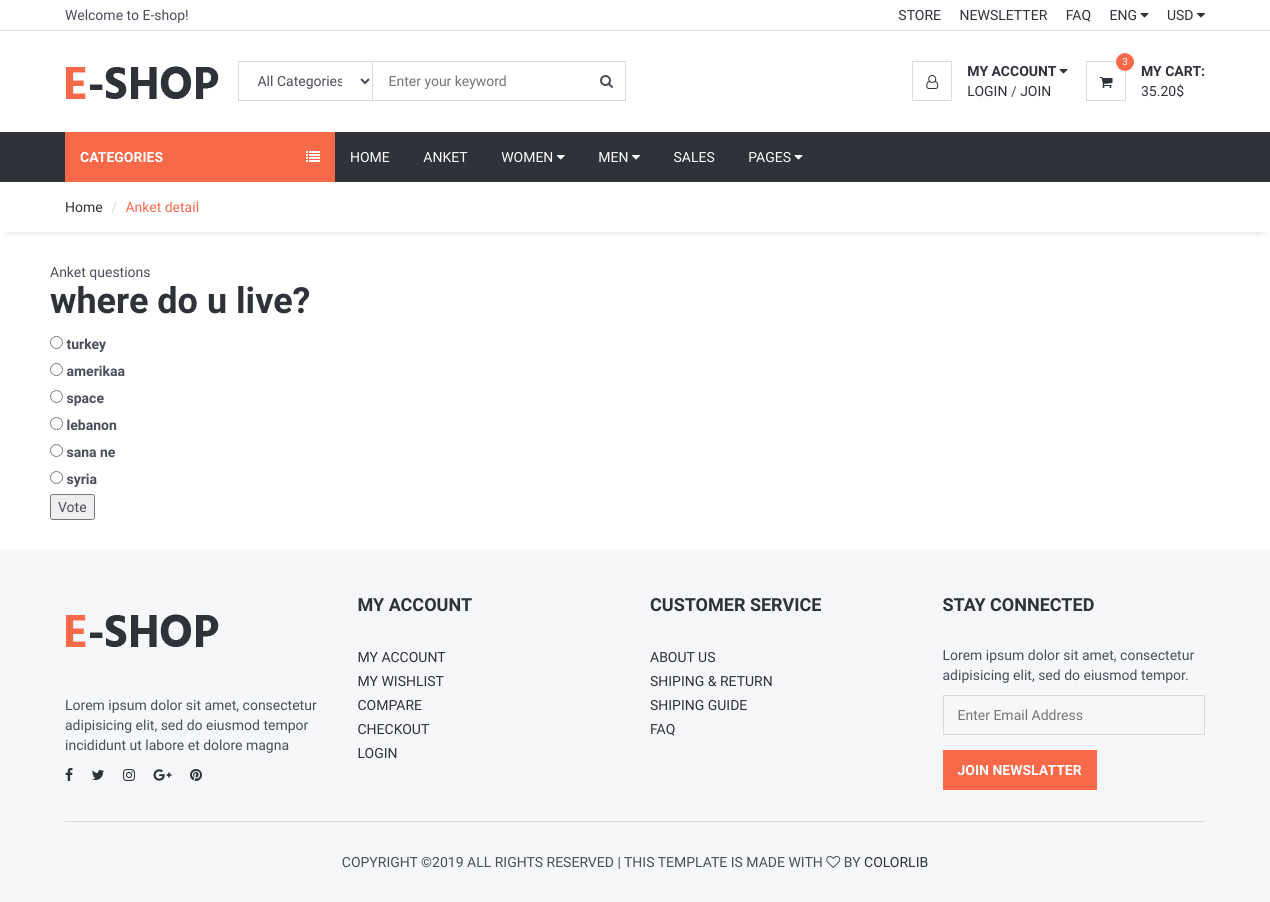
The page /polls/1/ on the database its author committed.
### polls/models.py (models this page shows, shortened)
class Question(models.Model):
    question_text = models.CharField(max_length=200)
    pub_date = models.DateTimeField('date published')
    def was_published_recently(self):
        now = timezone.now()
        return now - datetime.timedelta(days=1) <= self.pub_date <= now
    was_published_recently.admin_order_field = 'pub_date'
    was_published_recently.boolean = True
    was_published_recently.short_description = 'Published recently?'

class Choice(models.Model):
    question = models.ForeignKey(Question, on_delete=models.CASCADE)
    choice_text = models.CharField(max_length=200)
    votes = models.IntegerField(default=0)

### polls/views.py (the view)
# urls.py: path('<int:question_id>/', views.detail, name='detail'),
def detail(request, question_id):
    question = get_object_or_404(Question, pk=question_id)
    return render(request, 'polls/detail.html', {'question': question})

### polls/templates/polls/detail.html (shortened to what this page needs)
{% extends "homebase.html" %}
{% block sidebar %}
    {% include "sidebar.html" %}
{% endblock %}
{% block body %}
    <div id="breadcrumb">
        <div class="container">
            <ul class="breadcrumb">
                <li><a href="/">Home</a></li>
                <li class="active">Anket detail</li>
            </ul>
        </div>
    </div>
    <div class="section">
        <div class="container">
            <div class="row">
                Anket questions<br>
                <h1>{{ question.question_text }}</h1>
                <form action="{% url 'polls:vote' question.id %}" method="post">
                    {% for choice in question.choice_set.all %}
                        <input type="radio" name="choice" id="choice{{ forloop.counter }}" value="{{ choice.id }}">
                        <label for="choice{{ forloop.counter }}">{{ choice.choice_text }}</label><br>
                    {% endfor %}
                    <input type="submit" value="Vote">
                </form>
            </div>
        </div>
    </div>
{% endblock %}

### home/static/css/style.css (style rules this page uses)
body { font-family: 'Hind', sans-serif; color: #4A4E5A; overflow-x: hidden; }
h1, h2, h3, h4, h5, h6 { color: #30323A; margin: 0 0 10px; font-weight: 700; }
ul, ol { margin: 0; padding: 0; list-style: none }
.section { padding-top: 30px; padding-bottom: 30px; }
#breadcrumb { -webkit-box-shadow: 0px 6px 6px -6px rgba(0, 0, 0, 0.175); box-shadow: 0px 6px 6px -6px rgba(0, 0, 0, 0.175); }
.breadcrumb { background-color: transparent; border: none; border-radius: 0px; padding: 15px 0px; margin: 0; }
.breadcrumb>.active { color: #F8694A; }
.breadcrumb>li+li:before { color: #DADADA; }

### rows shown on the page
Question: question_text "where do u live?"
Choice: choice_text "turkey"
Choice: choice_text "amerikaa"
Choice: choice_text "space"
Choice: choice_text "lebanon"
Choice: choice_text "sana ne"
Choice: choice_text "syria"
